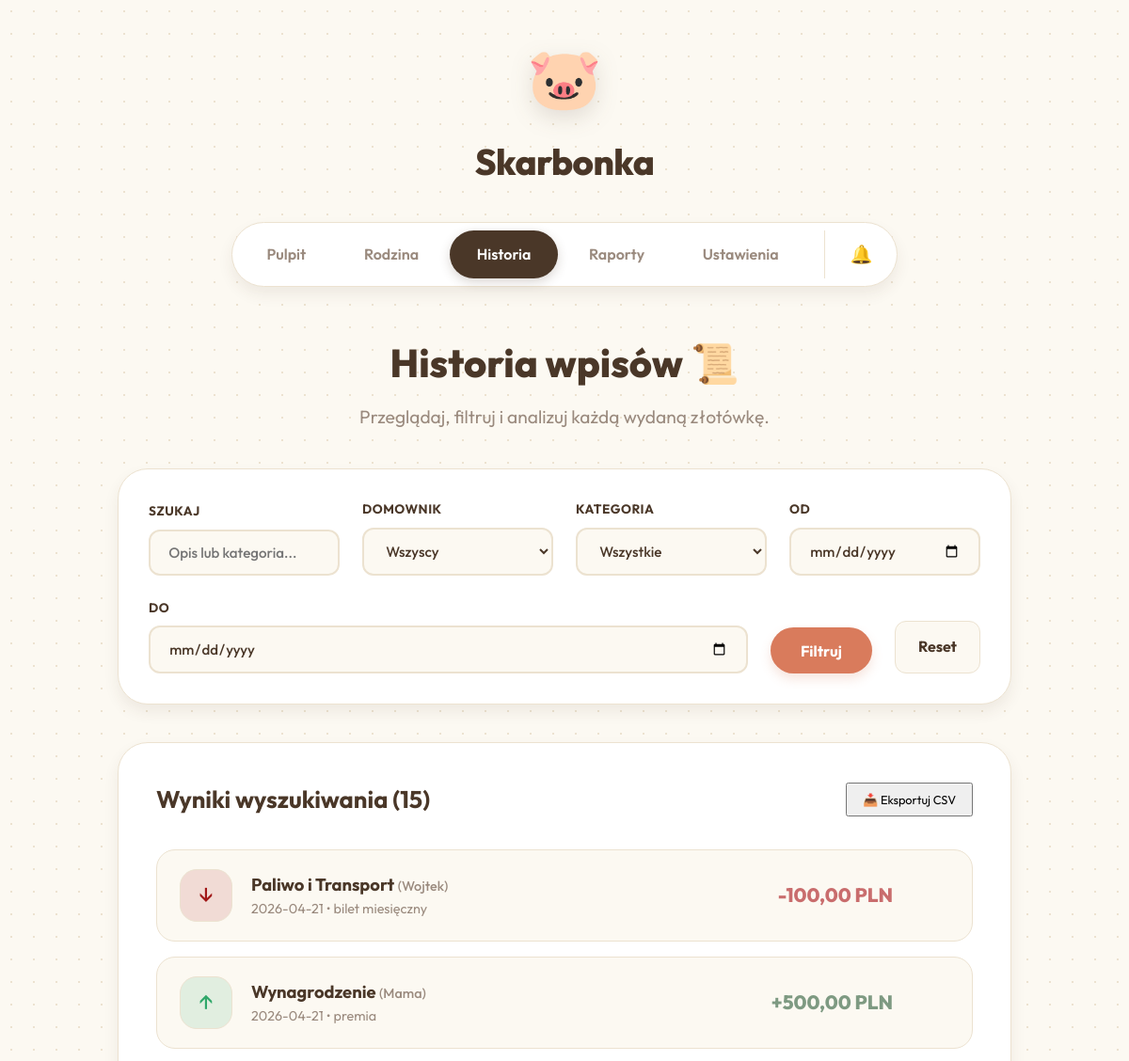
/history.php (upper part), run on an earlier commit of the app's database.
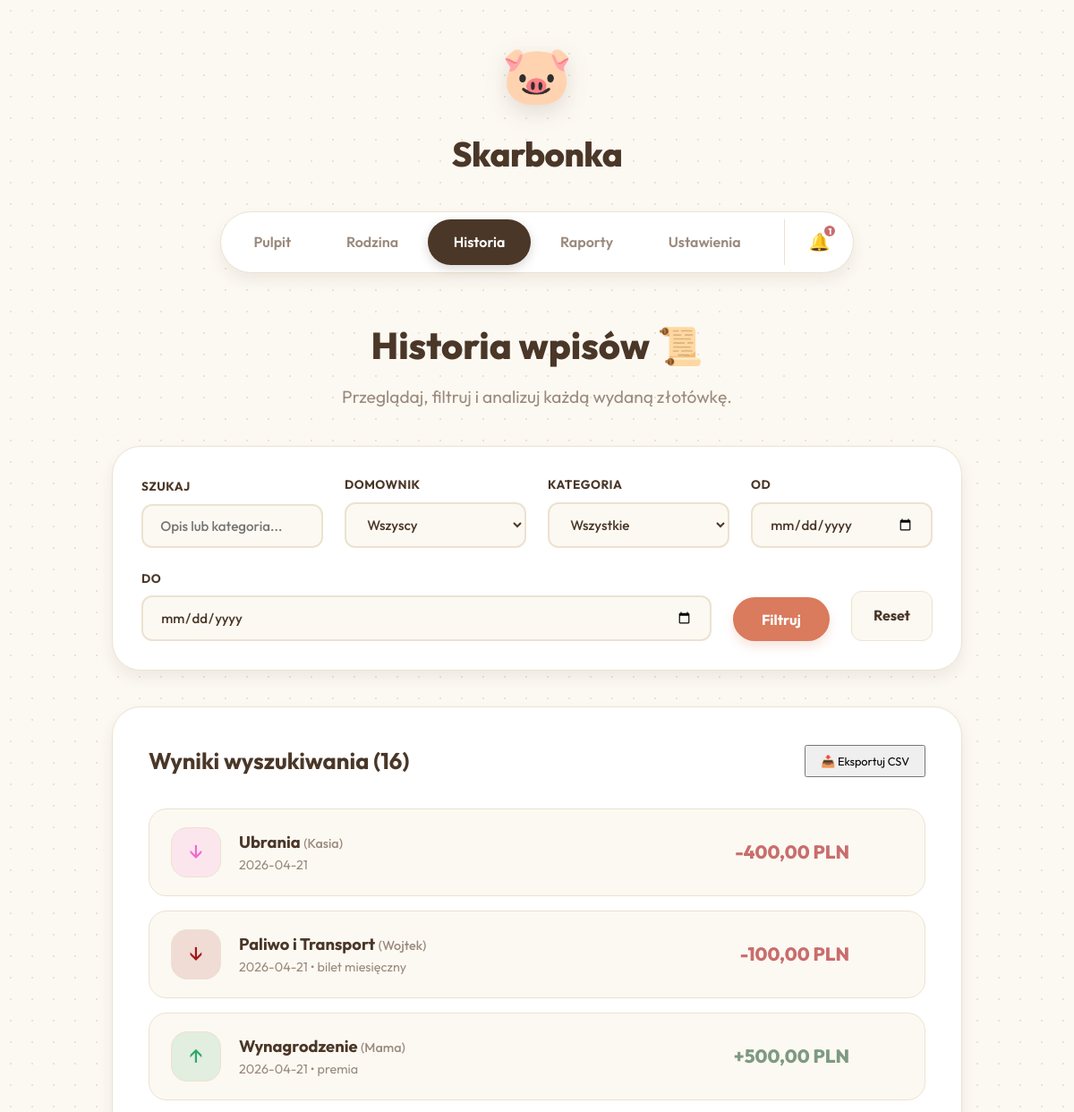
And on a later commit of the database.
### tables this page shows
CREATE TABLE transactions (
                id INTEGER PRIMARY KEY AUTOINCREMENT,
                user_id INTEGER NOT NULL,
                category_id INTEGER NOT NULL,
                amount REAL NOT NULL,
                date TEXT NOT NULL,
                description TEXT,
                type TEXT NOT NULL CHECK(type IN ('income', 'expense')),
                FOREIGN KEY (user_id) REFERENCES users(id),
                FOREIGN KEY (category_id) REFERENCES categories(id)
            );

CREATE TABLE categories (
                id INTEGER PRIMARY KEY AUTOINCREMENT,
                name TEXT NOT NULL,
                type TEXT NOT NULL CHECK(type IN ('income', 'expense'))
            );

CREATE TABLE users (
                id INTEGER PRIMARY KEY AUTOINCREMENT,
                name TEXT NOT NULL,
                color TEXT DEFAULT '#ffffff'
            , avatar TEXT DEFAULT 'avataaars', monthly_limit REAL DEFAULT 0);

### history.php (the view, shortened to what this page needs)
<?php
require_once 'db.php';
$q = $_GET['q'] ?? '';
$date_from = $_GET['date_from'] ?? '';
$date_to = $_GET['date_to'] ?? '';
$sql = "SELECT t.*, u.name as user_name, u.color, c.name as category_name
        FROM transactions t
        JOIN users u ON t.user_id = u.id
        JOIN categories c ON t.category_id = c.id
        WHERE 1=1";
$params = [];
$sql .= " ORDER BY t.date DESC, t.id DESC";
$stmt = $db->prepare($sql);
$stmt->execute($params);
$transactions = $stmt->fetchAll(PDO::FETCH_ASSOC);
$unreadNotifs = $db->query("SELECT * FROM notifications WHERE is_read = 0 ORDER BY created_at DESC")->fetchAll(PDO::FETCH_ASSOC);
$unreadCount = count($unreadNotifs);
?>
<!DOCTYPE html>
<html lang="pl">
<head>
    <link rel="stylesheet" href="style.css">
</head>
<body>
    <div class="app-wrapper">
        <header class="app-header">
            <div class="logo">
                <div class="logo-icon">🐷</div>
                <h1>Skarbonka</h1>
            </div>
            <nav class="top-nav">
                <a href="index.php">Pulpit</a>
                <a href="members.php">Rodzina</a>
                <a href="history.php" class="active">Historia</a>
                <a href="reports.php">Raporty</a>
                <a href="settings.php">Ustawienia</a>
                <div class="notif-center">
                    <div class="notif-bell" onclick="toggleNotifs()">
                        🔔
                        <?php if ($unreadCount > 0): ?>
                            <div class="notif-badge"><?= $unreadCount ?></div>
                        <?php endif; ?>
                    </div>
                </div>
            </nav>
        </header>
        <main class="main-content">
            <header class="topbar">
                <div>
                    <h2 class="greeting">Historia wpisów 📜</h2>
                    <p class="subtitle">Przeglądaj, filtruj i analizuj każdą wydaną złotówkę.</p>
                </div>
            </header>
            <section class="glass-effect section-box filter-bar">
                <form method="GET" action="history.php" style="display: contents;">
                    <div class="filter-group">
                        <label for="q">Szukaj</label>
                        <input type="text" id="q" name="q" value="<?= htmlspecialchars($q) ?>" placeholder="Opis lub kategoria...">
                    </div>
                    <div class="filter-group">
                        <label for="user_id">Domownik</label>
                        <select id="user_id" name="user_id">
                            <option value="">Wszyscy</option>
                        </select>
                    </div>
                    <div class="filter-group">
                        <label for="category_id">Kategoria</label>
                        <select id="category_id" name="category_id">
                            <option value="">Wszystkie</option>
                        </select>
                    </div>
                    <div class="filter-group">
                        <label for="date_from">Od</label>
                        <input type="date" id="date_from" name="date_from" value="<?= htmlspecialchars($date_from) ?>">
                    </div>
                    <div class="filter-group">
                        <label for="date_to">Do</label>
                        <input type="date" id="date_to" name="date_to" value="<?= htmlspecialchars($date_to) ?>">
                    </div>
                    <button type="submit" class="btn-primary">Filtruj</button>
                    <a href="history.php" class="btn-secondary" style="text-decoration: none; padding: 0.9rem 1.5rem; background: var(--bg-color); border-radius: 12px; color: var(--primary); font-weight: 700; border: 1px solid var(--border);">Reset</a>
                </form>
            </section>
            <section class="glass-effect section-box">
                <div class="section-header">
                    <h3>Wyniki wyszukiwania (<?= count($transactions) ?>)</h3>
                    <?php if (count($transactions) > 0): ?>
                        <button class="btn-secondary" onclick="exportToCSV()" style="font-size: 0.8rem; padding: 0.5rem 1rem;">📥 Eksportuj CSV</button>
                    <?php endif; ?>
                </div>
                <div class="history-list">
                    <?php if (empty($transactions)): ?>
                        <div class="empty-state">
                            <span>🔍</span>
                            <p>Nie znaleźliśmy nic pasującego do Twoich filtrów.</p>
                        </div>
                    <?php else: ?>
                        <?php foreach($transactions as $t): ?>
                            <div class="transaction-item history-item">
                                <div class="t-icon" style="background-color: <?= htmlspecialchars($t['color']) ?>22; color: <?= htmlspecialchars($t['color']) ?>">
                                    <?= $t['type'] == 'income' ? '↑' : '↓' ?>
                                </div>
                                <div class="t-details">
                                    <h4><?= htmlspecialchars($t['category_name']) ?> <span class="t-user">(<?= htmlspecialchars($t['user_name']) ?>)</span></h4>
                                    <p><?= htmlspecialchars($t['date']) ?><?= $t['description'] ? ' &bull; '.htmlspecialchars($t['description']) : '' ?></p>
                                </div>
                                <div class="t-amount <?= $t['type'] ?>">
                                    <?= $t['type'] == 'income' ? '+' : '-' ?><?= number_format($t['amount'], 2, ',', ' ') ?> PLN
                                </div>
                            </div>
                        <?php endforeach; ?>
                    <?php endif; ?>
                </div>
            </section>
        </main>
    </div>
</body>
</html>

What changed in the data, as far as the page shows it:
added transactions: category.name "Ubrania", user.name "Kasia", date "2026-04-21", amount "400,00"
Also different on the page:
$unreadCount: (not shown) → "1"
count($transactions): "15" → "16"
